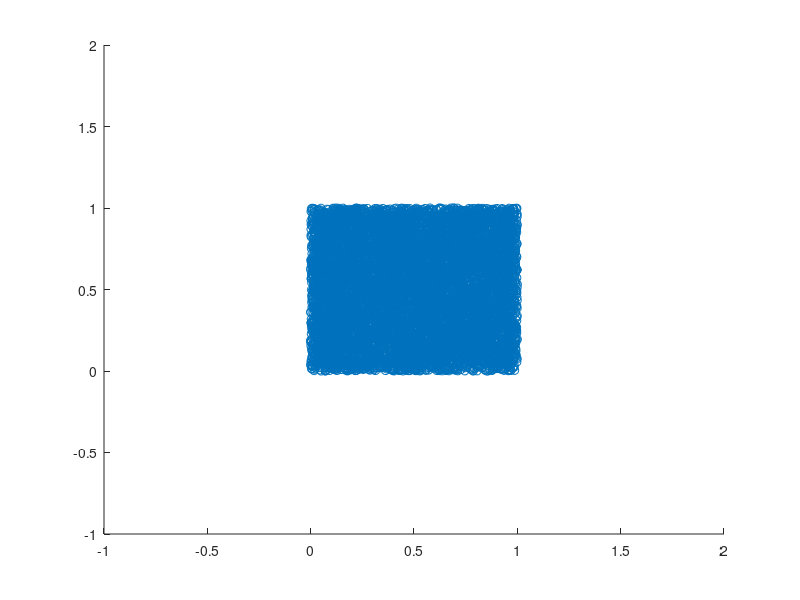
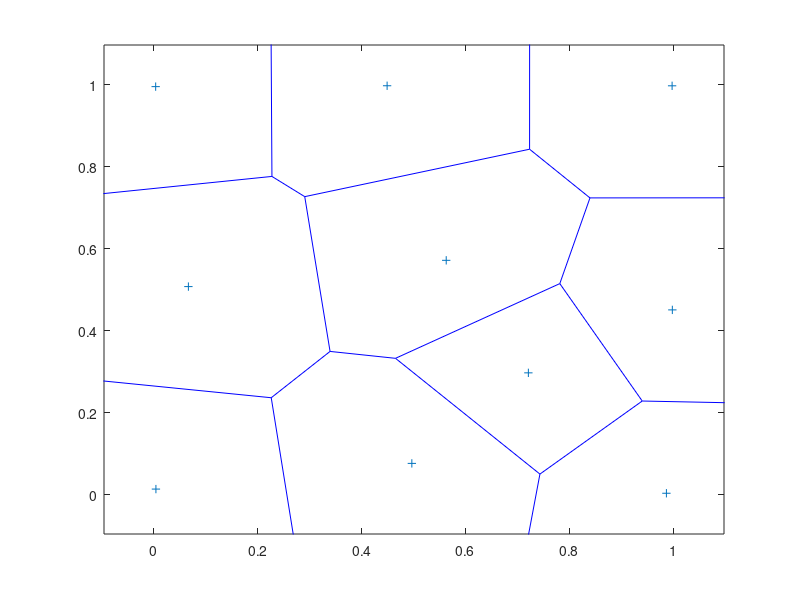
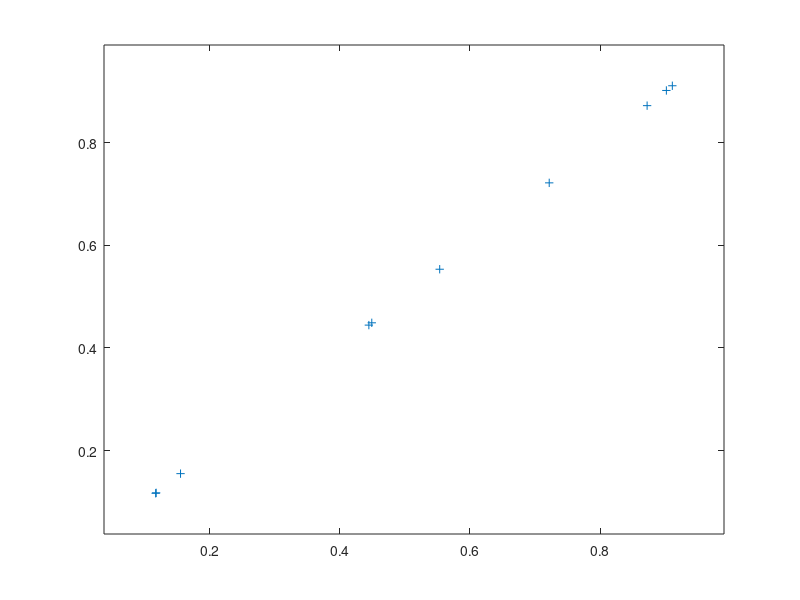
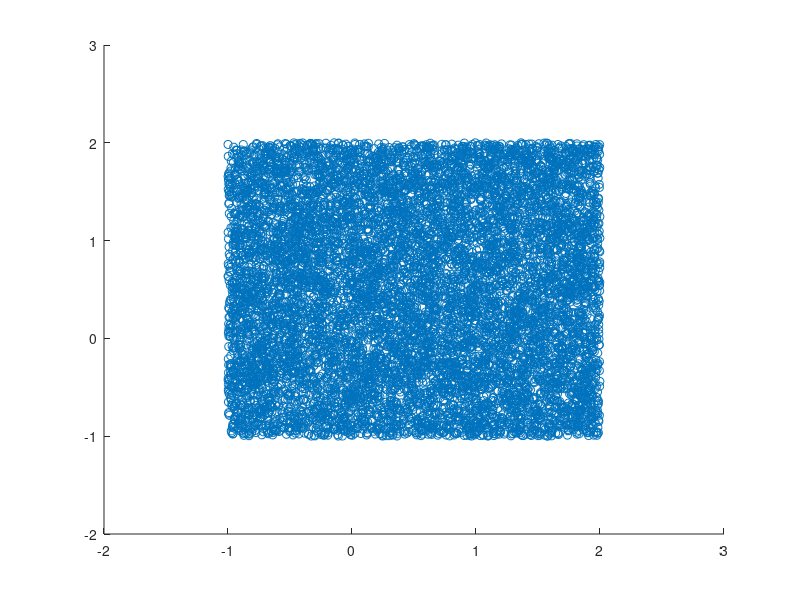

The MATLAB source for these figures, in order:
% hw10_P6_16
clc
close all
numTrainPoints = 10000;
numClasses = 10;

trainData = rand(numTrainPoints,2);

figure,
scatter(trainData(:,1),trainData(:,2));
xlim([-1 2])
ylim([-1 2])

%%
%Generating partitions
clusterMeans = zeros(numClasses,2);
if 0
    pairWiseDist = pdist(trainData);
    pairWiseDistMat = squareform(pairWiseDist);
end
%First center randomly chosen
clusterMeansIndex = randi(numTrainPoints);
clusterMeans(1,:) = trainData(clusterMeansIndex,:);

for i = 2:numClasses
    %Find point which is at a maximum distance from all the current means
    if 0
        distSum = zeros(numPoints,1);
        for j = 1:numPoints
           for iter = 1:(i - 1)
                clusterCenterIndex = find(ismember(trainData,clusterMeans(iter,:)),1);
                distSum(j) = distSum(j) + pairWiseDistMat(clusterCenterIndex,j);
           end
        end
        [maxSum,maxDistIndex] = max(distSum);
        clusterMeans(i,:) = trainData(maxDistIndex,:);    
    else
        if 0
            %Find next center based on max of sum of dist to current
            %centers
            distSum = zeros(numPoints,1);
            distMat = zeros(numPoints,i - 1);
            for iter = 1:(i - 1)
                matA = repmat(clusterMeans(iter,:),numPoints,1);
                matB = trainData - matA;
                distMat(:,iter) = sqrt(sum(matB.*matB,2));
            end
            distSum = sum(distMat,2);
            [maxSum,maxDistIndex] = max(distSum);
            clusterMeans(i,:) = trainData(maxDistIndex,:);
        else
            %Find next center based on max of min of dist to each current
            %center.
            %The distance of a point from a set is the distance to 
            %its nearest neighbor in the set.
            distMat = zeros(numTrainPoints,i - 1);
            for iter = 1:(i - 1)
                matA = repmat(clusterMeans(iter,:),numTrainPoints,1);
                matB = trainData - matA;
                distMat(:,iter) = sqrt(sum(matB.*matB,2));
            end
            matC = min(distMat,[],2);
            [maxValue,maxIndex] = max(matC);
            clusterMeans(i,:) = trainData(maxIndex,:);
        end
    end
    fprintf('Finished cluster %d\n',i);
end
fprintf('Done with cluster calculations\n');

figure,
voronoi(clusterMeans(:,1),clusterMeans(:,2));

%%
%Find label of each point
labelMatTrain = zeros(numTrainPoints,1);
for i = 1:numTrainPoints
    matA = repmat(trainData(i,:),numClasses,1);
    matB = matA - clusterMeans;
    matC = sqrt(sum(matB.*matB,2));
    [minVal,minIndex] = min(matC);
    labelMatTrain(i) = minIndex;
end

clusterMeansNew = zeros(size(clusterMeans));
%Get centroid of clusters
for i = 1:numClasses
    clusterPointsIndex = find(labelMatTrain == i);
    matA = trainData(clusterPointsIndex,:);
    clusterMeansNew(i,:) = sum(matA,1)/size(clusterPointsIndex);
end

figure,
voronoi(clusterMeansNew(:,1),clusterMeansNew(:,2));
%%
%Generate query points
numTestPoints = 10000;
testData = -1 + 3*rand(numTestPoints,2);


figure,
scatter(testData(:,1),testData(:,2));
xlim([-2 3])
ylim([-2 3])

labelMatTest = zeros(numTestPoints,1);
%Brute force
tic
for i = 1:numTestPoints
    matA = repmat(testData(i,:),numTrainPoints,1);
    matB = matA - trainData;
    matC = sqrt(sum(matB.*matB,2));
    [minVal,minIndex] = min(matC);
    labelMatTest(i) = minIndex;%labelMatTrain(minIndex);
end
t2 = toc;
fprintf('Brute force time: %f sec\n',t2);

labelMatTestBB = zeros(numTestPoints,1);
clusterData = cell(numClasses,1);
for i = 1:numClasses
    labelI = find(labelMatTrain == i);
    clusterData{i} = num2cell(trainData(labelI,:));
end
tic
%Branch and Bound
for i = 1:numTestPoints
    matA = repmat(testData(i,:),numClasses,1);
    matB = matA - clusterMeansNew;
    matC = sqrt(sum(matB.*matB,2));
    [minVal,minIndex] = min(matC);%Finds best label
    matD = cell2mat(clusterData{minIndex});
    matE = repmat(testData(i,:),size(matD,1),1);
    matF = matE - matD;
    matG = sqrt(sum(matF.*matF,2));
    [minVal,minIndex] = min(matG);%Finds best match amongst the cluster
    labelMatTestBB(i) = find(ismember(trainData,matD(minIndex)),1);
end
t2 = toc;
fprintf('Branch and Bound time: %f sec\n',t2);
difference = sum(abs(labelMatTestBB - labelMatTest))


